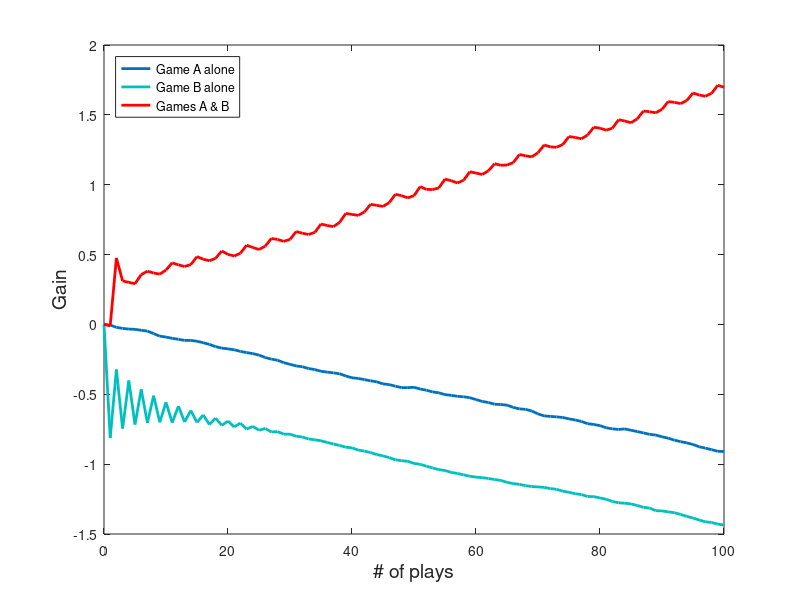

The MATLAB source for this figure:
%**************************************************************************
%*     Section 16.4.3                                                     *
%*     filename: ch16pr06.m                                               *
%*     program listing number: 16.6                                       *
%*                                                                        *
%*     This program simulates the Parrondo game.                          *
%*                                                                        *
%*     Programed by Ryoichi Kawai for Computational Physics Course.       *
%*     Last modification:  03/04/2017.                                    *
%**************************************************************************
clear all
close all

% control parameters
e=0.005;
pA=1/2-e;
qA=1-pA;
pB=3/4-e;
qB=1-pB;
pC=1/10-e;
qC=1-pC;
N=50000;
M=100;

% Game A
x=zeros(N,1);
y=zeros(M+1,1);
for i=1:M
    r=rand(N,1);
    x(r<pA)=x(r<pA)+1;
    x(r>=pA)=x(r>=pA)-1;    
    y(i+1)=sum(x)/N;
end

p=plot([0:M],y);
set(p,'linewidth',2)
hold on

% Game B
x=zeros(N,1);
p=zeros(N,1);
for i=1:M
    r=rand(N,1);
    p(:)=pB;
    k=find(mod(x,3)==0);
    p(k)=pC;
    x(r<p)=x(r<p)+1;
    x(r>=p)=x(r>=p)-1;  
    y(i+1)=sum(x,1)/N;
end
p=plot([0:M],y);
set(p,'linewidth',2,'color',[0, 0.75,0.75])
hold on

% Game A and B
x=zeros(N,1);
p=zeros(N,1);
for i=1:M
    r=rand(N,1);
    if mod(i,4)<2
        p(:)=pA;
    else
        p(:)=pB;
        k=find(mod(x,3)==0);
        p(k)=pC;
    end
    x(r<p)=x(r<p)+1;
    x(r>=p)=x(r>=p)-1;  
    y(i+1)=sum(x,1)/N;
end
p=plot([0:M],y);
set(p,'linewidth',2,'color','red')
legend('Game A alone','Game B alone', 'Games A & B')
legend('location','northwest')
xlabel('# of plays','fontsize',14)
ylabel('Gain','fontsize',14)
hold off



    
